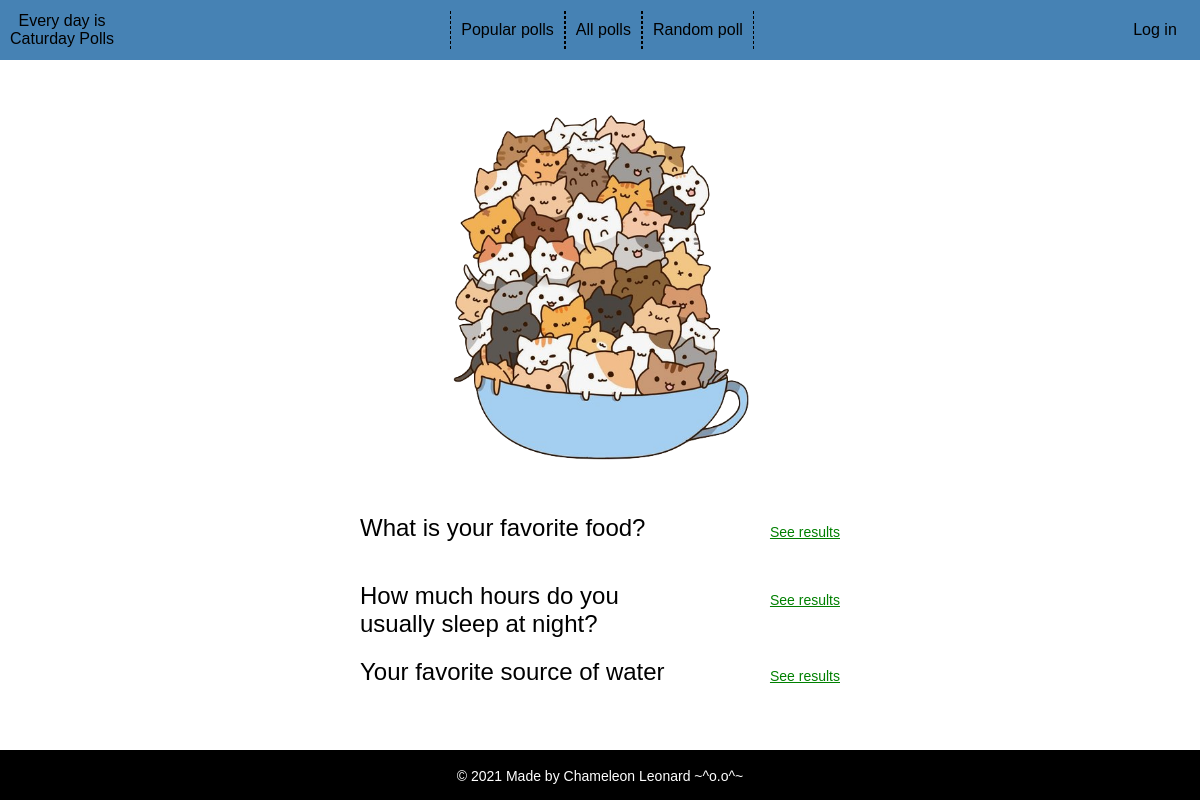
Page /polls/popular/ on the earlier database version.
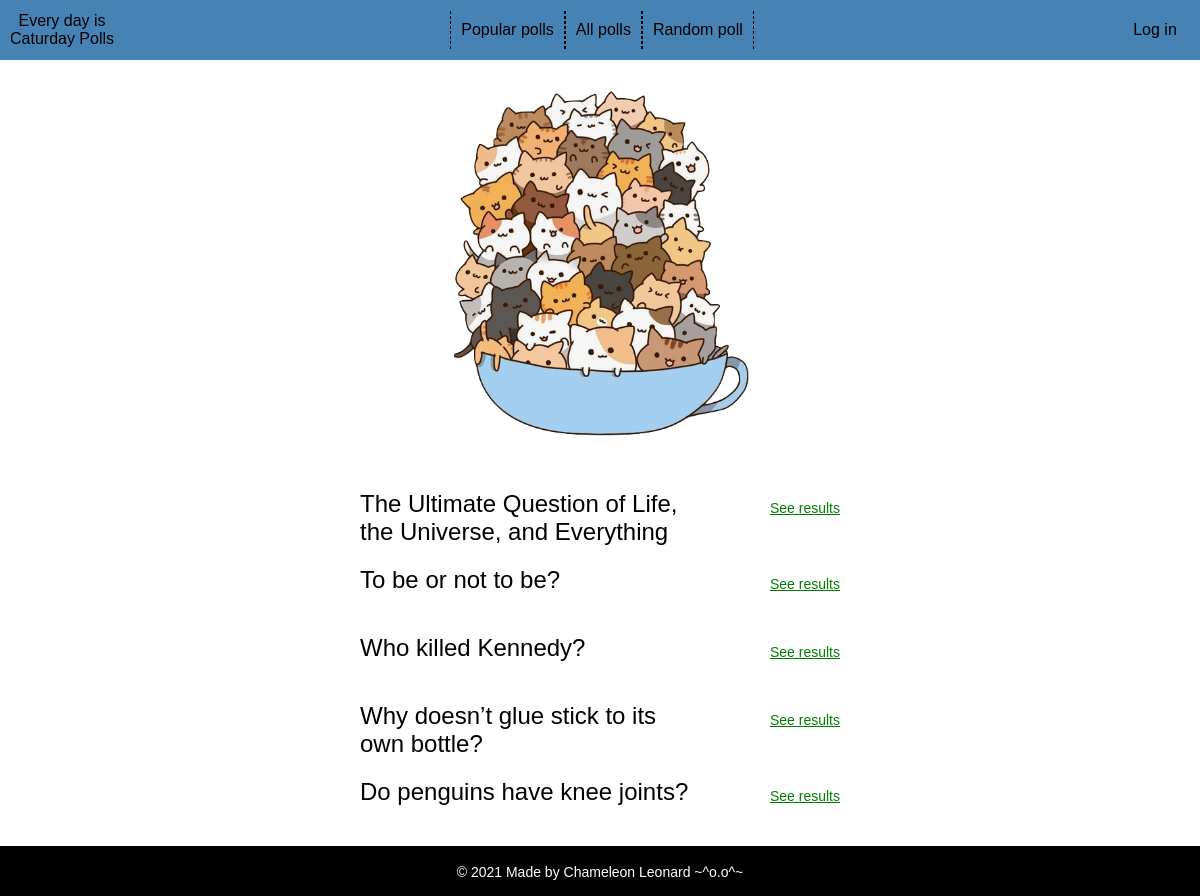
Same page on the later database version.
### catpolls/models.py (models this page shows, shortened)
class Catuestion(models.Model):
    catuestion_text = models.CharField(max_length=200)
    publication_date = models.DateTimeField('date published')
    catuestion_image = models.ImageField(upload_to='polls-img/', default='polls-img/img23.jpg')
    def was_published_recently(self):
        now = timezone.now()
        return now - datetime.timedelta(days=1) <= self.publication_date <= now
    was_published_recently.admin_order_field = 'publication_date'
    was_published_recently.boolean = True
    was_published_recently.short_description = 'Published recently?'

### catpolls/views.py (the view)
# urls.py: path('popular/', views.PopularView.as_view(), name='popular'),
class PopularView(generic.ListView):
    template_name = 'catpolls/popular.html'
    context_object_name = 'popular_catuestion_list'
    def get_queryset(self):
        return Catuestion.objects.annotate(
            sum_votes=Sum('cachoice__cavotes')
        ).order_by('-sum_votes')[:5]

### catpolls/templates/catpolls/popular.html
{% extends 'catpolls/index.html' %}
{% load static %}
{% block content %}
    <div class="image">
        <img src="{% static 'catpolls/images/img30.png' %}">
    </div>
    <div class="question-list">
        {% if popular_catuestion_list %}
            <ul>
                {% for catuestion in popular_catuestion_list %}
                    <li><p class="li-block1"><a id="ques" href="{% url 'catpolls:detail' catuestion.id %}">{{ catuestion.catuestion_text }}</a></p>
                        <p class="li-block2"><a id="res" href="{% url 'catpolls:results' catuestion.id %}">See results</a></p></li>
                {% endfor %}
            </ul>
        {% else %}
            <p>No polls are available.</p>
        {% endif %}
    </div>
{% endblock %}

Differences in the rows shown:
no longer on this page (row edited): Catuestion: catuestion_text "What is your favorite food?"
no longer on this page (row edited): Catuestion: catuestion_text "How much hours do you usually sleep at night?"
no longer on this page (row edited): Catuestion: catuestion_text "Your favorite source of water"
added Catuestion: catuestion_text "The Ultimate Question of Life, the Universe, and Everything"
added Catuestion: catuestion_text "To be or not to be?"
added Catuestion: catuestion_text "Who killed Kennedy?"
added Catuestion: catuestion_text "Why doesn’t glue stick to its own bottle?"
added Catuestion: catuestion_text "Do penguins have knee joints?"
